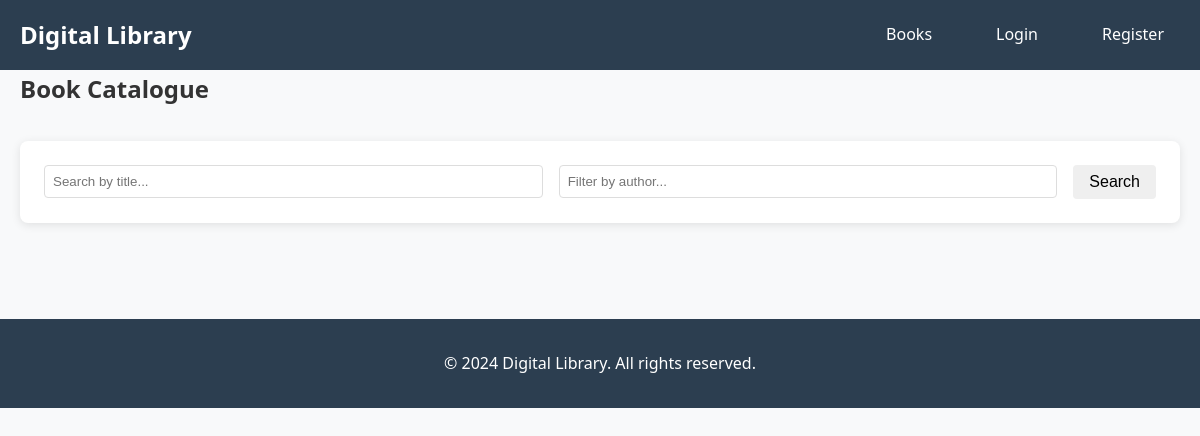
Before: /books with the older database file.
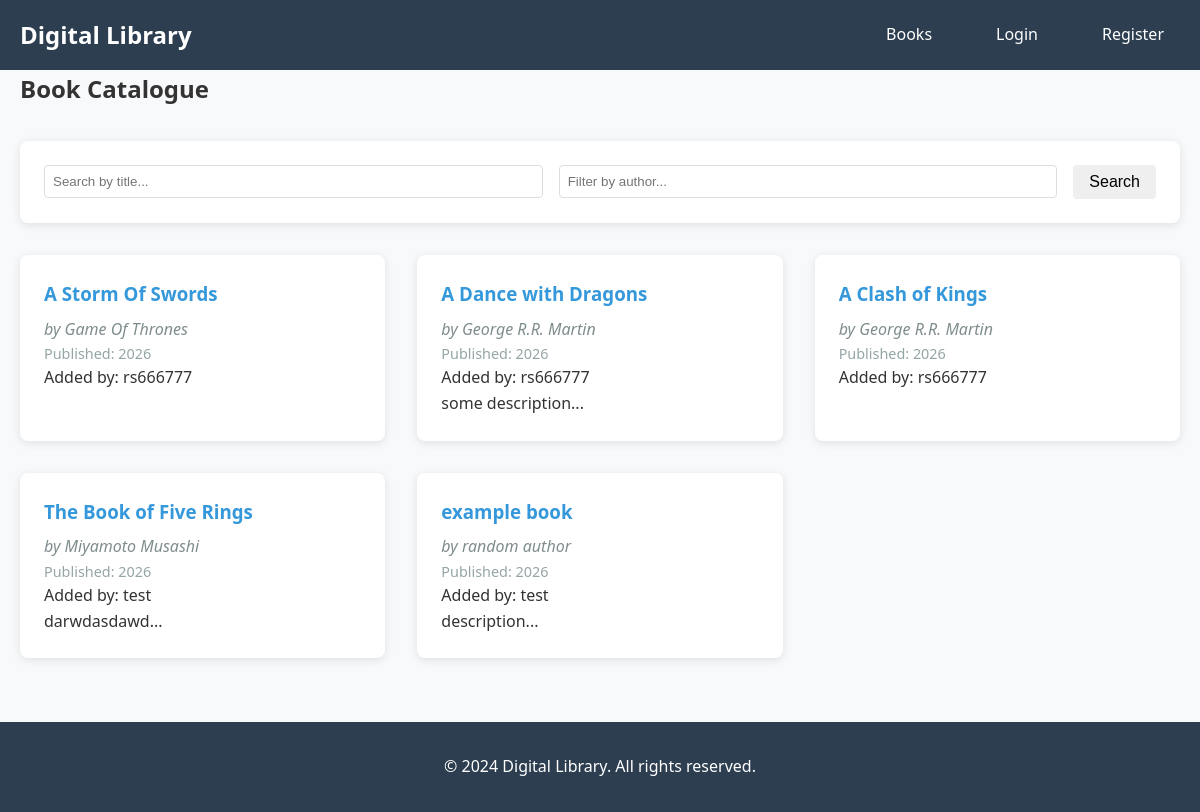
After: the same page with the newer database file.
### models.py (models this page shows, shortened)
class Book(db.Model):
    id = db.Column(db.Integer, primary_key=True)
    title = db.Column(db.String(200), nullable=False)
    author = db.Column(db.String(150), nullable=False)
    isbn = db.Column(db.String(13), unique=True)
    description = db.Column(db.Text)
    published_date = db.Column(db.Date)
    cover_image = db.Column(db.String(300))
    created_at = db.Column(db.DateTime, default=datetime.utcnow)
    submitted_by = db.Column(db.Integer, db.ForeignKey('user.id'), nullable=False)
    reviews = db.relationship('Review', backref='book', lazy=True)
    submitter = db.relationship('User', backref='books_submitted', lazy=True)

class User(UserMixin, db.Model):
    id = db.Column(db.Integer, primary_key=True)
    username = db.Column(db.String(150), unique=True, nullable=False)
    email = db.Column(db.String(150), unique=True, nullable=False)
    password_hash = db.Column(db.String(150), nullable=False)
    created_at = db.Column(db.DateTime, default=datetime.utcnow)
    profile_picture = db.Column(db.String(300))
    bio = db.Column(db.Text)
    reviews = db.relationship('Review', backref='author', lazy=True)

### routes/book_routes.py (the view)
@book_bp.route("/books")
def books():
    page = request.args.get('page', 1, type=int)
    search = request.args.get('search', '')
    author_filter = request.args.get('author', '')
    query = Book.query.options(joinedload(Book.submitter))
    if search:
        query = query.filter(Book.title.contains(search))
    if author_filter:
        query = query.filter(Book.author.contains(author_filter))
    books = query.paginate(page=page, per_page=10)
    return render_template("books.html", books=books, search=search, author_filter=author_filter)

### templates/books.html (shortened to what this page needs)
{% extends "base.html" %}
{% block content %}
<div class="books-page">
    <h2>Book Catalogue</h2>
    <div class="search-filter">
        <form method="GET" class="search-form">
            <input type="text" name="search" placeholder="Search by title..." value="{{ search }}">
            <input type="text" name="author" placeholder="Filter by author..." value="{{ author_filter }}">
            <button type="submit" class="btn">Search</button>
        </form>
    </div>
    <div class="books-grid">
        {% for book in books.items %}
        <div class="book-card">
            <h3><a href="{% if current_user.is_authenticated %}{{ url_for('book.user_book_detail', username=current_user.username, book_id=book.id) }}{% else %}{{ url_for('book.book_detail', book_id=book.id) }}{% endif %}">{{ book.title }}</a></h3>
            <p class="author">by {{ book.author }}</p>
            {% if book.published_date %}
                <p class="published">Published: {{ book.published_date.strftime('%Y') }}</p>
            {% endif %}
            {% if book.submitter %}
                <p class="submitted-by">Added by: {{ book.submitter.username }}</p>
            {% endif %}
            {% if book.description %}
                <p class="description">{{ book.description[:100] }}...</p>
            {% endif %}
        </div>
        {% endfor %}
    </div>
</div>
{% endblock %}

### templates/base.html (shortened to what this page needs)
<!DOCTYPE html>
<html lang="en">
<head>
    <link rel="stylesheet" href="{{ url_for('static', filename='css/style.css') }}">
</head>
<body>
    <nav>
        <div class="nav-container">
            <a href="{% if current_user.is_authenticated %}{{ url_for('main.user_welcome', username=current_user.username) }}{% else %}{{ url_for('main.index') }}{% endif %}" class="nav-brand">Digital Library</a>
            <ul class="nav-menu">
                {% if current_user.is_authenticated %}
                    <li><a href="{{ url_for('book.user_books', username=current_user.username) }}">Books</a></li>
                    <li><a href="{{ url_for('book.add_book', username=current_user.username) }}">Add Book</a></li>
                    <li><a href="{{ url_for('auth.dashboard', username=current_user.username) }}">Dashboard</a></li>
                    <li><a href="{{ url_for('auth.user_profile', username=current_user.username) }}">Profile</a></li>
                    <li><a href="{{ url_for('auth.user_logout', username=current_user.username) }}">Logout</a></li>
                {% else %}
                    <li><a href="{{ url_for('book.books') }}">Books</a></li>
                    <li><a href="{{ url_for('auth.login') }}">Login</a></li>
                    <li><a href="{{ url_for('auth.register') }}">Register</a></li>
                {% endif %}
            </ul>
        </div>
    </nav>
    <main class="container">
        {% block content %}{% endblock %}
    </main>
    <footer>
        <p>&copy; 2024 Digital Library. All rights reserved.</p>
    </footer>
</body>
</html>

### static/css/style.css (style rules this page uses)
* { margin: 0; padding: 0; box-sizing: border-box; }
body { font-family: 'Segoe UI', Tahoma, Geneva, Verdana, sans-serif; line-height: 1.6; color: #333; background-color: #f8f9fa; }
.container { max-width: 1200px; margin: 0 auto; padding: 0 20px; }
nav { background-color: #2c3e50; color: white; padding: 1rem 0; }
.nav-container { max-width: 1200px; margin: 0 auto; padding: 0 20px; display: flex; justify-content: space-between; align-items: center; }
.nav-brand { font-size: 1.5rem; font-weight: bold; color: white; text-decoration: none; }
.nav-menu { display: flex; list-style: none; gap: 2rem; }
.nav-menu a { color: white; text-decoration: none; padding: 0.5rem 1rem; border-radius: 4px; transition: background-color 0.3s; }
.btn { display: inline-block; padding: 0.5rem 1rem; text-decoration: none; border: none; border-radius: 4px; cursor: pointer; font-size: 1rem; transition: background-color 0.3s; }
.books-grid { display: grid; grid-template-columns: repeat(auto-fill, minmax(300px, 1fr)); gap: 2rem; margin: 2rem 0; }
.book-card { background: white; padding: 1.5rem; border-radius: 8px; box-shadow: 0 2px 10px rgba(0,0,0,0.1); transition: transform 0.3s; }
.book-card h3 { margin-bottom: 0.5rem; }
.book-card a { color: #3498db; text-decoration: none; }
.author { color: #7f8c8d; font-style: italic; }
.published { color: #95a5a6; font-size: 0.9rem; }
.search-filter { background: white; padding: 1.5rem; border-radius: 8px; box-shadow: 0 2px 10px rgba(0,0,0,0.1); margin: 2rem 0; }
.search-form { display: flex; gap: 1rem; align-items: center; }
.search-form input { flex: 1; padding: 0.5rem; border: 1px solid #ddd; border-radius: 4px; }
footer { text-align: center; padding: 2rem 0; background-color: #2c3e50; color: white; margin-top: 4rem; }

Changed rows visible on the page:
added Book: title "A Storm Of Swords", author "Game Of Thrones", published_date "2026", submitter.username "rs666777"
added Book: title "A Dance with Dragons", author "George R.R. Martin", published_date "2026", submitter.username "rs666777", description "some description"
added Book: title "A Clash of Kings", author "George R.R. Martin", published_date "2026", submitter.username "rs666777"
added Book: title "The Book of Five Rings", author "Miyamoto Musashi", published_date "2026", submitter.username "test", description "darwdasdawd"
added Book: title "example book", author "random author", published_date "2026", submitter.username "test", description "description"
